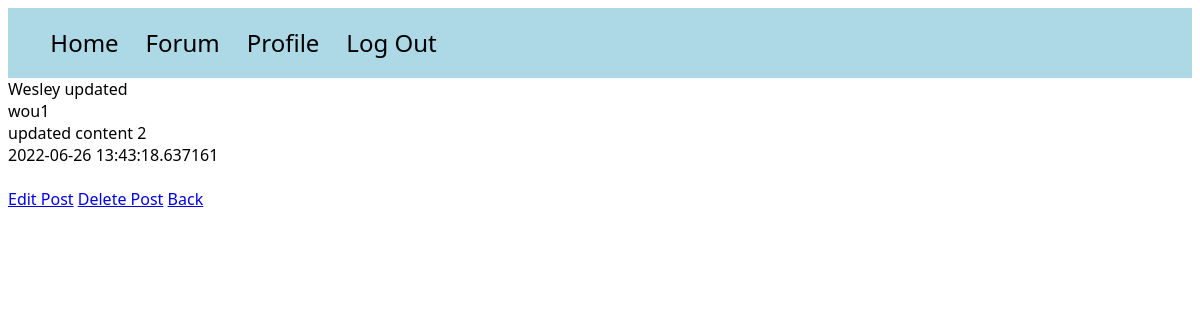
The page /posts/2 (signed in) on the database as committed earlier.
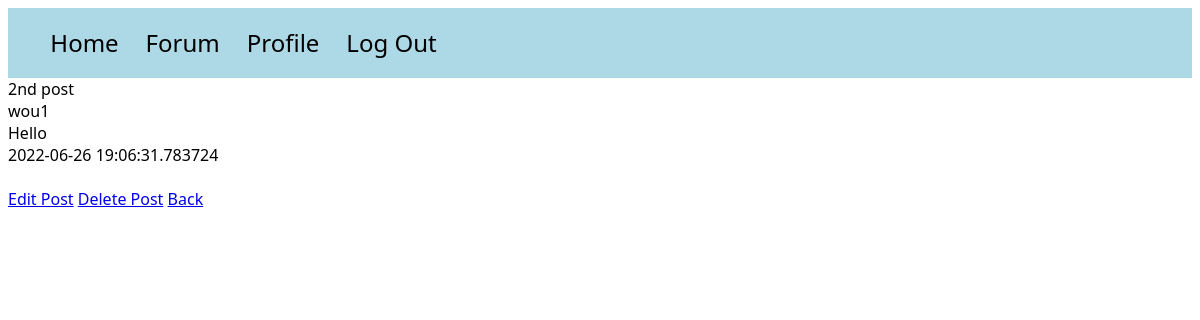
The same page on the database as committed later.
### models.py (models this page shows)
class Post(db.Model):
    id = db.Column(db.Integer, primary_key=True)
    title = db.Column(db.String(100))
    content = db.Column(db.Text)
    author = db.Column(db.String(100)) #needs connec to user
    date_posted = db.Column(db.DateTime, default=datetime.utcnow)
    slug = db.Column(db.String(256))

### app.py (the view)
@app.route('/posts/<int:id>')
def post(id):
    post = Post.query.get_or_404(id)
    return render_template("post.html", post=post)

### app.py (called while the page is built)
@login_manager.user_loader
def load_user(user_id):
    try:
        return User.query.get(int(user_id))
    except:
        return None

### templates/post.html (shortened to what this page needs)
<!DOCTYPE html>
<html lang="en">
<head>
</head>
<link rel="stylesheet" href="/static/style.css">
<body>
<div id="navbar">
    <ul>
        <a href="{{ url_for('home') }}"><li>Home</li></a>
        <a href="{{ url_for('posts') }}"><li>Forum</li></a>
        {% if current_user.is_authenticated %}
        <a href="{{ url_for('main.profile') }}"><li>Profile</li></a>
        {% endif %}
        {% if current_user.is_authenticated %}
        <a href="{{ url_for('auth.logout') }}"><li>Log Out</li></a>
        {% endif %}
    </ul>
</div>
{{ post.title }}<br>
{{ post.author }}<br>
{{ post.content }}<br>
{{ post.date_posted }}<br><br>
<a href="{{ url_for('edit_post', id=post.id) }}">Edit Post</a>
<a href="{{ url_for('delete_post', id=post.id) }}">Delete Post</a>
<a href="{{ url_for('posts') }}">Back</a>
</body>
</html>

Rows that differ between the two databases and show on the page:
changed Post "wou1": title "Wesley updated" → "2nd post"; content "updated content 2" → "Hello"; date_posted "2022-06-26 13:43:18.637161" → "2022-06-26 19:06:31.783724"
